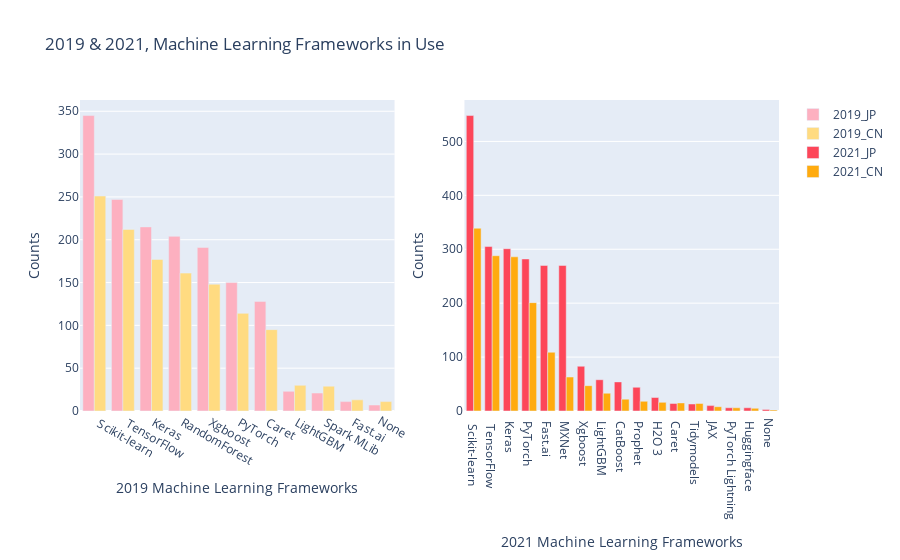

Write notebook code for a chart like this one.
### Markdown cell above
# Frameworks
> ##  Which of the following machine learning frameworks do you use on a regular basis? (Select all that apply)

### Code cell
fig_F = make_subplots(rows=1, cols=2, specs=[[{'type':'xy'}, {'type':'xy'}]])
 
fig_F.add_trace(go.Bar(name=coun_years[0], x=df19_JP_Q16['Q28'].values, y=df19_JP_Q16['counts'].sort_values(ascending=False).values, marker_color=coun_years_colors[0]),1,1)
fig_F.add_trace(go.Bar(name=coun_years[1], x=df19_CN_Q16['Q28'].values, y=df19_CN_Q16['counts'].sort_values(ascending=False).values, marker_color=coun_years_colors[1]),1,1)
fig_F.add_trace(go.Bar(name=coun_years[2], x=df21_JP_Q16['Q16'].values, y=df21_JP_Q16['counts'].sort_values(ascending=False).values, marker_color=coun_years_colors[2]),1,2)
fig_F.add_trace(go.Bar(name=coun_years[3], x=df21_CN_Q16['Q16'].values, y=df21_CN_Q16['counts'].sort_values(ascending=False).values, marker_color=coun_years_colors[3]),1,2)
 
fig_F.update_layout(title_text='2019 & 2021, Machine Learning Frameworks in Use',
                    showlegend=True,
                    autosize=True)

fig_F.update_xaxes(title_text='2019 Machine Learning Frameworks', row=1, col=1)
fig_F.update_yaxes(title_text='Counts', row=1, col=1)
fig_F.update_xaxes(title_text='2021 Machine Learning Frameworks', row=1, col=2)
fig_F.update_yaxes(title_text='Counts', row=1, col=2)

fig_F.show()

### Figure 1 — Plotly figure (JSON) as saved in the notebook; plotly's stock layout.template omitted (floating-point values rounded to 4 significant figures)
{"data": [{"marker": {"color": "#FDB0C0"}, "name": "2019_JP", "type": "bar", "x": ["  Scikit-learn ", "  TensorFlow ", " Keras ", " RandomForest", " Xgboost ", " PyTorch ", " Caret ", " LightGBM ", " Spark MLib ", " Fast.ai ", "None"], "xaxis": "x", "y": [345, 247, 215, 204, 191, 150, 128, 23, 21, 11, 7], "yaxis": "y"}, {"marker": {"color": "#FFDB81"}, "name": "2019_CN", "type": "bar", "x": ["  Scikit-learn ", "  TensorFlow ", " Keras ", " RandomForest", " Xgboost ", " PyTorch ", " Caret ", " LightGBM ", " Spark MLib ", " Fast.ai ", "None"], "xaxis": "x", "y": [251, 212, 177, 161, 148, 114, 95, 30, 29, 13, 11], "yaxis": "y"}, {"marker": {"color": "#FD4659"}, "name": "2021_JP", "type": "bar", "x": ["  Scikit-learn ", "  TensorFlow ", " Keras ", " PyTorch ", " Fast.ai ", " MXNet ", " Xgboost ", " LightGBM ", " CatBoost ", " Prophet ", " H2O 3 ", " Caret ", " Tidymodels ", " JAX ", " PyTorch Lightning ", " Huggingface ", "None"], "xaxis": "x2", "y": [548, 305, 301, 282, 270, 270, 83, 58, 54, 44, 25, 14, 13, 10, 6, 6, 3], "yaxis": "y2"}, {"marker": {"color": "#FFAB0F"}, "name": "2021_CN", "type": "bar", "x": ["  Scikit-learn ", "  TensorFlow ", " Keras ", " PyTorch ", " Fast.ai ", " MXNet ", " Xgboost ", " LightGBM ", " CatBoost ", " Prophet ", " H2O 3 ", " Caret ", " Tidymodels ", " JAX ", " PyTorch Lightning ", " Huggingface ", "None"], "xaxis": "x2", "y": [339, 288, 286, 201, 109, 63, 47, 33, 22, 18, 16, 15, 14, 8, 6, 5, 2], "yaxis": "y2"}], "layout": {"autosize": true, "showlegend": true, "title": {"text": "2019 & 2021, Machine Learning Frameworks in Use"}, "xaxis": {"anchor": "y", "domain": [0, 0.45], "title": {"text": "2019 Machine Learning Frameworks"}}, "xaxis2": {"anchor": "y2", "domain": [0.55, 1], "title": {"text": "2021 Machine Learning Frameworks"}}, "yaxis": {"anchor": "x", "domain": [0, 1], "title": {"text": "Counts"}}, "yaxis2": {"anchor": "x2", "domain": [0, 1], "title": {"text": "Counts"}}}}
